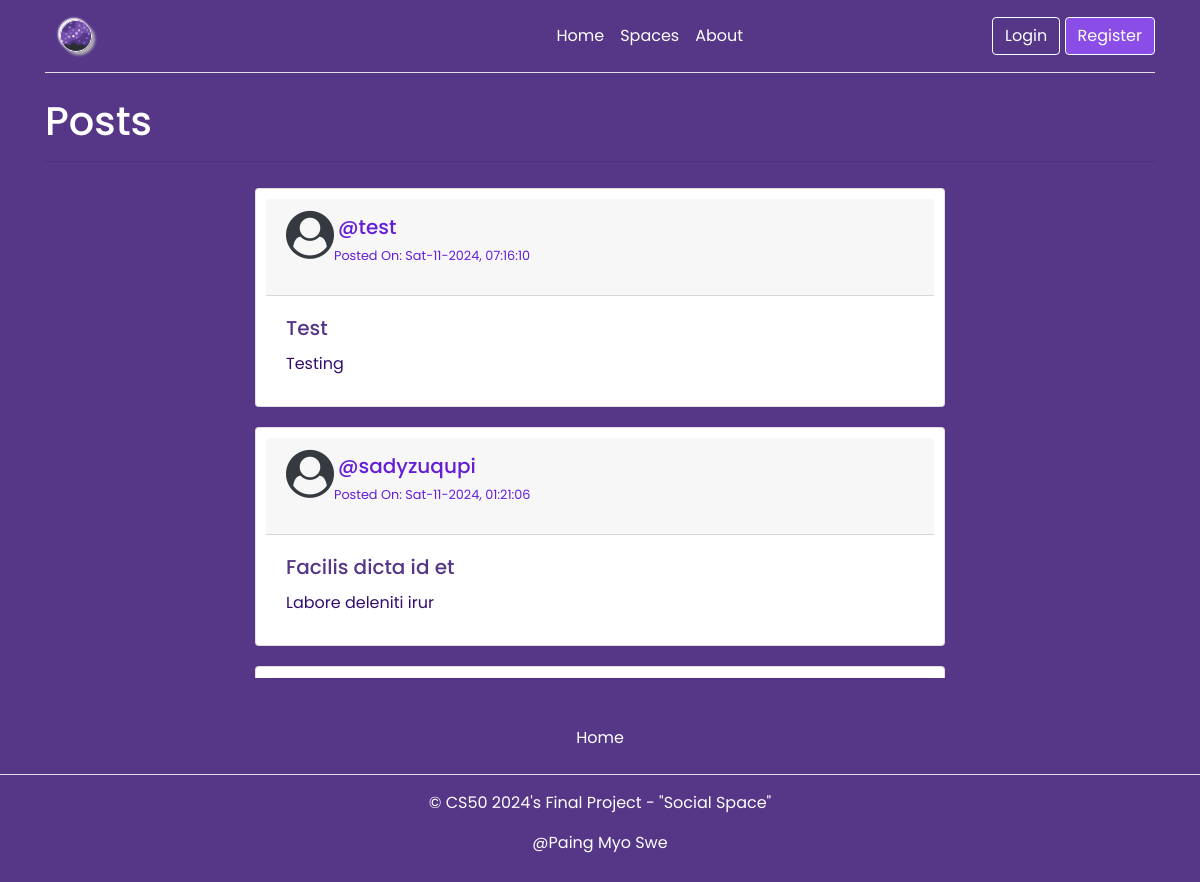
Before: / with the older database file.
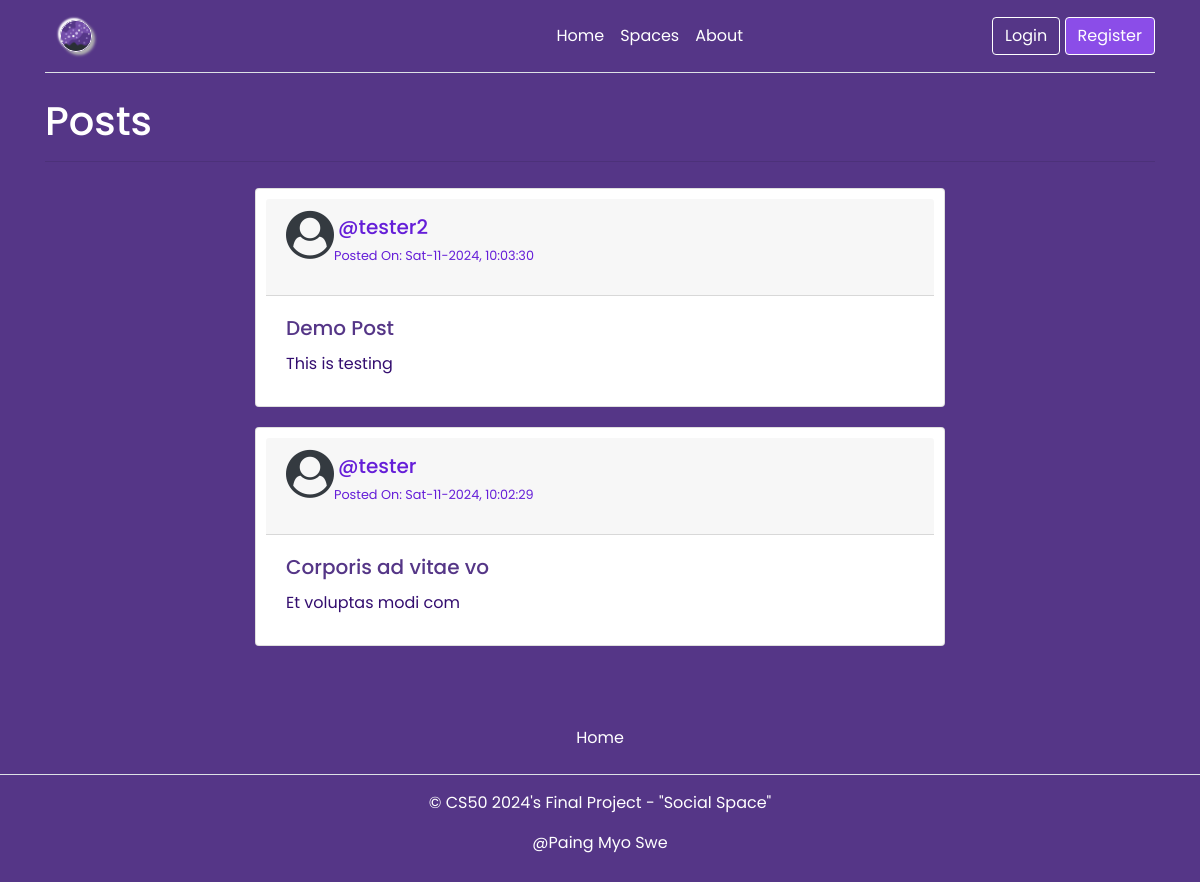
After: the same page with the newer database file.
### tables this page shows
CREATE TABLE posts (
  id INTEGER PRIMARY KEY AUTOINCREMENT,
  author_id INTEGER NOT NULL,
  created TIMESTAMP NOT NULL DEFAULT CURRENT_TIMESTAMP,
  title TEXT NOT NULL,
  body TEXT NOT NULL,
  FOREIGN KEY (author_id) REFERENCES users (id)
);

CREATE TABLE users (
  id INTEGER PRIMARY KEY AUTOINCREMENT,
  username TEXT UNIQUE NOT NULL,
  password TEXT NOT NULL
);

### app/blog.py (the view)
@bp.route("/")
def index():
    db = get_db()
    posts = db.execute(
        "SELECT p.id, title, body, created, author_id, username"
        " FROM posts p JOIN users u ON p.author_id = u.id"
        " ORDER BY created DESC"
    ).fetchall()
    return render_template("blog/index.html", posts=posts)

### app/auth.py (called while the page is built)
@bp.before_app_request
def load_logged_in_user():
    user_id = session.get("user_id")
    if user_id is None:
        g.user = None
    else:
        g.user = (
            get_db().execute("SELECT * FROM users WHERE id = ?", (user_id,)).fetchone()
        )

### app/db.py (called while the page is built)
def get_db():
    if "db" not in g:
        g.db = sqlite3.connect(
            current_app.config["DATABASE"], detect_types=sqlite3.PARSE_DECLTYPES
        )
        g.db.row_factory = sqlite3.Row
    return g.db

### app/templates/blog/index.html (shortened to what this page needs)
{% extends 'base.html' %} {% block header %}
<h1>
  {% block title %}Posts{% endblock %}
</h1>
<hr />
{% endblock %} {% block content %}
<section id="gallery">
  <div class="container posts">
    {% for post in posts %}
    <div class="row">
      <div class="col-lg-8 mb-8 offset-2">
        <div class="card post-card">
          <div class="card-header">
            <div class="media">
              <a class="thumbnail pull-left" href="#">
                <i span class="fa fa-user-circle fa-3x text-dark"></i>
              </a>
              <div class="media-body">
                <h5 class="media-heading m-1">@{{ post['username'] }}</h5>
                <p>
                  <span class="label label-info small"
                    >Posted On: {{ post['created'].strftime('%a-%m-%Y, %T')
                    }}</span
                  >
                </p>
              </div>
            </div>
          </div>
          <div class="card-body">
            <h5 class="card-title">{{ post['title'] }}</h5>
            <p class="card-text">{{ post['body'] }}</p>
          </div>
        </div>
      </div>
    </div>
    {% endfor %}
  </div>
</section>
{% endblock %}

Changed rows visible on the page:
removed posts: username "test", created "Sat-11-2024, 07:16:10", title "Test", body "Testing"
removed posts: username "sadyzuqupi", created "Sat-11-2024, 01:21:06", title "Facilis dicta id et", body "Labore deleniti irur"
now on this page (row edited): posts: username "tester2", created "Sat-11-2024, 10:03:30", title "Demo Post", body "This is testing"
now on this page (row edited): posts: username "tester", created "Sat-11-2024, 10:02:29", title "Corporis ad vitae vo", body "Et voluptas modi com"
